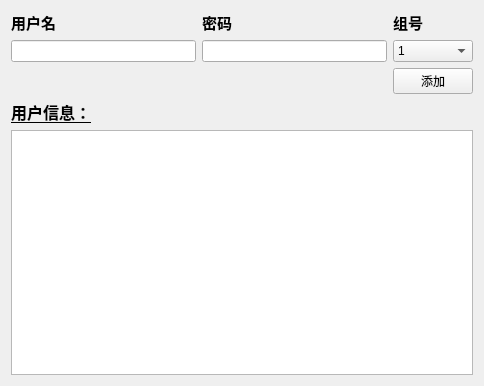
<?xml version="1.0" encoding="UTF-8"?>
<ui version="4.0">
 <class>UserManage</class>
 <widget class="QWidget" name="UserManage">
  <property name="geometry">
   <rect>
    <x>0</x>
    <y>0</y>
    <width>484</width>
    <height>386</height>
   </rect>
  </property>
  <property name="windowTitle">
   <string>UserManage</string>
  </property>
  <layout class="QGridLayout" name="gridLayout_2">
   <item row="0" column="0">
    <layout class="QVBoxLayout" name="verticalLayout_2">
     <item>
      <layout class="QGridLayout" name="gridLayout">
       <item row="0" column="0">
        <widget class="QLabel" name="label">
         <property name="text">
          <string>&lt;html&gt;&lt;head/&gt;&lt;body&gt;&lt;p&gt;&lt;span style=&quot; font-size:11pt; font-weight:600;&quot;&gt;用户名&lt;/span&gt;&lt;/p&gt;&lt;/body&gt;&lt;/html&gt;</string>
         </property>
        </widget>
       </item>
       <item row="0" column="1">
        <widget class="QLabel" name="label_2">
         <property name="text">
          <string>&lt;html&gt;&lt;head/&gt;&lt;body&gt;&lt;p&gt;&lt;span style=&quot; font-size:11pt; font-weight:600;&quot;&gt;密码&lt;/span&gt;&lt;/p&gt;&lt;/body&gt;&lt;/html&gt;</string>
         </property>
        </widget>
       </item>
       <item row="0" column="2">
        <widget class="QLabel" name="label_3">
         <property name="text">
          <string>&lt;html&gt;&lt;head/&gt;&lt;body&gt;&lt;p&gt;&lt;span style=&quot; font-size:11pt; font-weight:600;&quot;&gt;组号&lt;/span&gt;&lt;/p&gt;&lt;/body&gt;&lt;/html&gt;</string>
         </property>
        </widget>
       </item>
       <item row="1" column="0">
        <widget class="QLineEdit" name="L_user"/>
       </item>
       <item row="1" column="1">
        <widget class="QLineEdit" name="L_password"/>
       </item>
       <item row="1" column="2">
        <widget class="QComboBox" name="comboBox">
         <item>
          <property name="text">
           <string>1</string>
          </property>
         </item>
         <item>
          <property name="text">
           <string>2</string>
          </property>
         </item>
         <item>
          <property name="text">
           <string>3</string>
          </property>
         </item>
         <item>
          <property name="text">
           <string>4</string>
          </property>
         </item>
         <item>
          <property name="text">
           <string>5</string>
          </property>
         </item>
         <item>
          <property name="text">
           <string>6</string>
          </property>
         </item>
         <item>
          <property name="text">
           <string>7</string>
          </property>
         </item>
         <item>
          <property name="text">
           <string>8</string>
          </property>
         </item>
         <item>
          <property name="text">
           <string>9</string>
          </property>
         </item>
        </widget>
       </item>
       <item row="2" column="0">
        <spacer name="horizontalSpacer">
         <property name="orientation">
          <enum>Qt::Horizontal</enum>
         </property>
         <property name="sizeHint" stdset="0">
          <size>
           <width>108</width>
           <height>20</height>
          </size>
         </property>
        </spacer>
       </item>
       <item row="2" column="1">
        <spacer name="horizontalSpacer_2">
         <property name="orientation">
          <enum>Qt::Horizontal</enum>
         </property>
         <property name="sizeHint" stdset="0">
          <size>
           <width>108</width>
           <height>20</height>
          </size>
         </property>
        </spacer>
       </item>
       <item row="2" column="2">
        <widget class="QPushButton" name="B_add">
         <property name="text">
          <string>添加</string>
         </property>
        </widget>
       </item>
      </layout>
     </item>
     <item>
      <layout class="QVBoxLayout" name="verticalLayout">
       <item>
        <widget class="QLabel" name="label_4">
         <property name="text">
          <string>&lt;html&gt;&lt;head/&gt;&lt;body&gt;&lt;p&gt;&lt;span style=&quot; font-size:12pt; font-weight:600; text-decoration: underline;&quot;&gt;用户信息：&lt;/span&gt;&lt;/p&gt;&lt;/body&gt;&lt;/html&gt;</string>
         </property>
        </widget>
       </item>
       <item>
        <widget class="QTableView" name="tableView"/>
       </item>
      </layout>
     </item>
    </layout>
   </item>
  </layout>
 </widget>
 <layoutdefault spacing="6" margin="11"/>
 <resources/>
 <connections/>
</ui>
